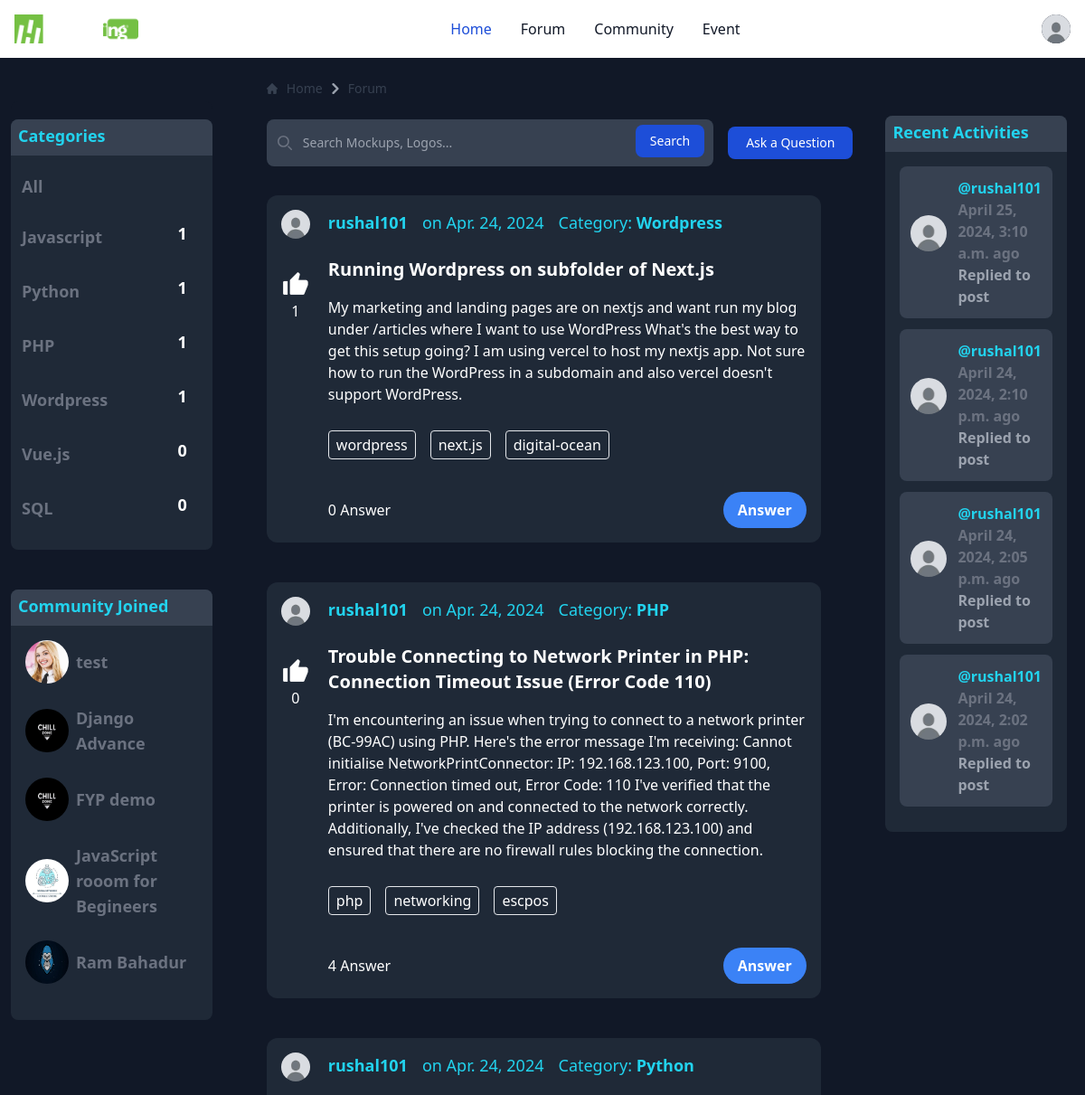
The app's page /forum/ (signed in, upper part), older data.
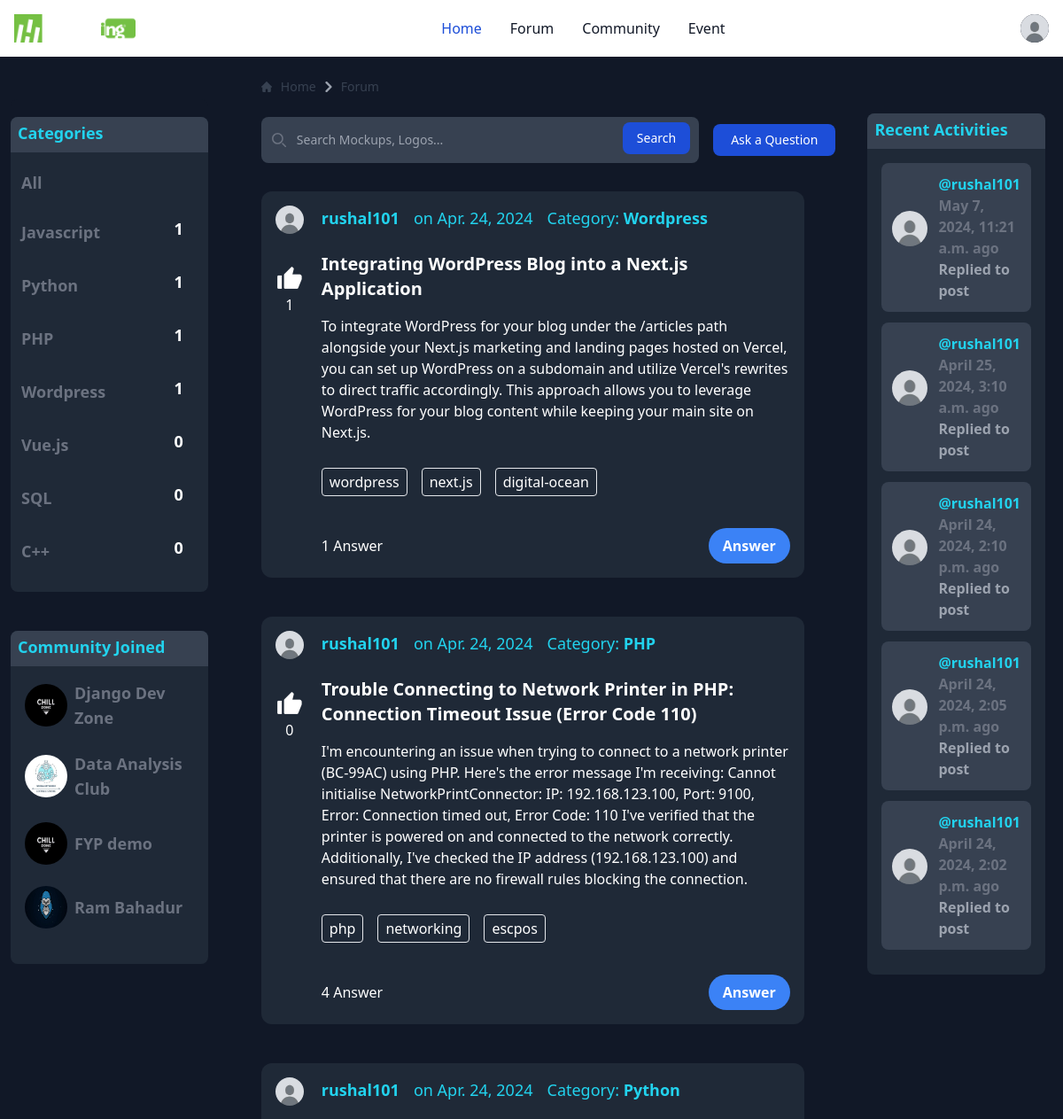
The same page, newer data.
### Forum/models.py (models this page shows, shortened)
class Category(models.Model):
    name = models.CharField(max_length=100)
    def total_questions(self):
        return self.question_set.count()
    class Meta:
        verbose_name_plural = "Categories"

class Question(models.Model):
    user = models.ForeignKey(User, on_delete=models.CASCADE)
    title = models.CharField(max_length=10000)
    content = models.TextField(null=True, blank=True)
    upvote = models.ManyToManyField(User, related_name="upvoted_questions", blank=True)
    date_created = models.DateTimeField(auto_now_add=True)
    category = models.ManyToManyField(Category)  # Change field name to 'category'
    tags = models.ManyToManyField('Tag', related_name='questions', blank=True)
    def total_likes(self):
        return self.upvote.count()

class Tag(models.Model):
    name = models.CharField(max_length=100)

class Comment(models.Model):
    question = models.ForeignKey(Question,on_delete = models.CASCADE , related_name="comment")
    user = models.ForeignKey(User, on_delete = models.CASCADE)
    content = models.TextField(null=True,blank=True)
    parent_comment = models.ForeignKey('self', on_delete=models.CASCADE, null=True, blank=True, related_name='replies')
    date_created = models.DateTimeField(default=timezone.now)
    upvote = models.ManyToManyField(User, related_name="upvoted_comments", blank=True)  # Upvote field for comments

### Community/models.py (models this page shows, shortened)
class Room(models.Model):
    host = models.ForeignKey(User, on_delete=models.SET_NULL, null=True)
    topic = models.ForeignKey(Topic, on_delete=models.SET_NULL, null=True)
    name = models.CharField(max_length=200)
    description = models.TextField(null=True, blank=True)
    participant = models.ManyToManyField(User, related_name='participants', blank=True)
    updated = models.DateTimeField(auto_now=True)
    created = models.DateTimeField(auto_now_add=True)
    image = models.ImageField(default="default.jpg", upload_to="server_profile")
    unique_id = models.CharField(max_length=6, default=uuid.uuid4().hex[:6], unique=True)
    class Meta:
        ordering = ['-updated', '-created']

### Account/models.py (models this page shows, shortened)
class Profile(models.Model):
    user = models.OneToOneField(User,on_delete=models.CASCADE)
    about = models.CharField(max_length=1000)
    image = models.ImageField(default="profile_pic/default.jpg", upload_to="profile_pic")

### Forum/views.py (the view)
# urls.py: path('', question_list_view, name="Questionlist"),
def question_list_view(request):
    queryset = Question.objects.order_by('-date_created')
    search_data = request.GET.get('search-area') or ""
    if search_data:
        queryset = queryset.filter(title__icontains=search_data)
    selected_category = request.GET.get('category')
    if selected_category:
        queryset = queryset.filter(category=selected_category)
    paginator = Paginator(queryset,10)
    page_number = request.GET.get('page')
    page_obj = paginator.get_page(page_number)
    comments = Comment.objects.order_by('-date_created')[:5]
    categories = Category.objects.all()
    user_rooms = Room.objects.filter(participant=request.user)
    context = {
        'questions': page_obj,
        'comments': comments,
        'categories': categories,
        'selected_category': selected_category,
        'user_rooms': user_rooms,
    }
    return render(request, 'Forum/forum.html', context)

### Forum/templates/Forum/forum.html (shortened to what the changed rows need)
{% extends 'Forum/base.html' %}
{% load static %}
{% block content %}
    <div class="flex">
        <div class="w-1/5 bg-gray-900 rounded-lg ml-3 mt-6">
            <div class="rounded-lg bg-gray-800 mt-5 h-auto flex flex-col">
                <div class="bg-gray-700 h-10 rounded-t-lg">
                    <div class="items-center ml-2 mt-1">
                        <h1 class="text-cyan-400 font-semibold text-lg">Categories</h1>
                    </div>
                </div>
                <div class="p-3">
                    <ul>
                        {% for category in categories %}
                        <li>
                            <a href="?category={{ category.id }}" class="{% if category.id == selected_category %}selected{% endif %} flex mb-4 text-lg justify-between items-center text-gray-500 transition duration-300 ease-in-out font-bold hover:text-blue-500">
                                <span class="mt-2 ">{{category.name}}</span>
                                <span
                                    class="bg-dark py-2 px-4 text-white font-semibold">{{category.total_questions}}</span>
                            </a>
                          </li>
                        {% endfor %}
                    </ul>
                </div>
            </div>
            <br>
            <div class="rounded-lg bg-gray-800 mt-5 h-auto flex flex-col">
                <div class="bg-gray-700 h-10 rounded-t-lg">
                    <div class="items-center ml-2 mt-1">
                        <h1 class="text-cyan-400 font-semibold text-lg">Community Joined</h1>
                    </div>
                </div>
                <div class="p-4">
                    <ul>
                        {% for room in user_rooms %}
                        <li>
                            <a href="{% url 'room' room.id %}"
                                class="flex  text-lg items-center text-gray-500 transition duration-300 ease-in-out font-bold hover:text-blue-500">
                                <img src="{{room.image.url}}"
                                    alt="Community 1 Logo" class="w-12 h-12 mr-2 rounded-full">
                                <span class="">{{room.name}}</span>
                            </a>
                            <br>
                        </li>
                        {% endfor %}
                    </ul>
                </div>
            </div>
        </div>
        <div class="w-3/5 bg-gray-900 ml-10">
            <br>
            <div class="tab-pane fade active show mt-8" id="recent-questions" role="tabpanel"
                aria-labelledby="recent-questions-tab">
                {% if questions %}
                {% for question in questions %}
                <div class="rounded-xl bg-gray-800 ml-5 w-11/12 mt-5 p-4 h-auto flex flex-col">
                    <div class="flex">
                        <div class="link-unlike flex-shrink-0 text-center mr-2">
                            <a href="">
                                <img src="{{ question.user.profile.image.url }}" alt="Image"
                                    class="mb-8 rounded-full h-8 w-8" />
                            </a>
                            <div class="donet-like-list text-white">
                                <button class="like-unlink-count like">
                                    <i class="ri-thumb-up-fill text-3xl mt-10"></i><br>
                                    <span>{{question.total_likes}}</span>
                                </button>
                            </div>
                            <br>
                        </div>
                        <div class="flex-grow-1 ms-3">
                            <ul class="graphic-design flex items-center space-x-4 text-cyan-400 text-lg">
                                <li>
                                    <a href="" class="font-semibold">{{question.user.username}}</a>
                                </li>
                                <li>
                                    <span>on {{ question.date_created|date:"M. j, Y" }}</span>
                                </li>
                                <li>
                                    <span>Category:</span>
                                    {% for category in question.category.all %}
                                        <a href="" class="graphic font-semibold">
                                            {{ category.name }}
                                        </a>
                                    {% endfor %}
                                </li>
                            </ul>
                            <br>
                            <h3 class="font-semibold text-xl mb-4 text-white">
                                <a href="{% url 'Questiondetail' question.id %}">
                                    {{question.title}}
                                </a>
                            </h3>
                            {% if question.content|wordcount <= 100 %} <p class="mb-8 text-white">{{ question.content }}
                                </p>
                                {% endif %}
                                <ul class="tag-list flex space-x-4 mb-4">
                                    {% for tag in question.tags.all %}
                                    <li>
                                        <span class="border px-2 py-1 rounded text-white">{{ tag.name }}</span>
                                    </li>
                                    {% endfor %}
                                </ul>
                                <br>
                                <div class="flex justify-between items-center text-white">
                                    <ul class="anser-list flex space-x-10">
                                        <li>
                                            <a href="most-answered.html"> {{question.comment.count}} Answer </a>
                                        </li>
                                    </ul>
                                    <a href="{% url 'Questiondetail' question.id %}"
                                        class="bg-blue-500 hover:bg-blue-600 text-white font-bold py-2 px-4 rounded-full inline-block transition duration-300 ">
                                        Answer
                                    </a>
                                </div>
                        </div>
                    </div>
                </div>
                <br>
                {% endfor %}
                {% else %}
                <p class="text-white">No questions found matching your search criteria.</p>
                {% endif %}
            </div>
        </div>
        <div class="w-1/5 bg-gray-900 mr-5 mt-5">
            <div class="rounded-lg bg-gray-800 ml-9 mt-5 h-auto flex flex-col">
                <div class="bg-gray-700 h-10 rounded-t-lg">
                    <div class="items-center ml-2 mt-1">
                        <h1 class="text-cyan-400 font-semibold text-lg">Recent Activities</h1>
                    </div>
                </div>
                <div class="p-4">
                    {% for comment in comments %}
                    <div class="bg-gray-700 rounded-lg p-3 mb-3">
                        <div class="flex items-center">
                            <div
                                class="w-10 h-10 rounded-full flex-shrink-0 flex justify-center items-center mr-3 mb-5">
                                <img src="{{comment.user.profile.image.url}}" alt="User Image"
                                    class="w-full h-full rounded-full">
                            </div>
                            <div>
                                <span class="text-cyan-400 font-semibold">@{{comment.user.username}}</span><br>
                                <span class="text-gray-500 font-semibold">{{comment.date_created}} ago</span><br>
                                <span class="text-gray-400 font-semibold"><a
                                        href="{% url 'Questiondetail' comment.question.id %}">Replied to post</a></span>
                            </div>
                        </div>
                    </div>
                    {% endfor %}
                </div>
            </div>
        </div>
    </div>
{% endblock %}

Row changes from the older to the newer data that the page shows:
removed Room: image (picture), name "test"
removed Room: image (picture), name "JavaScript rooom for Begineers"
added Category: name "C++", total_questions "0", shown under "Categories"
changed Room: name "Django Advance" → "Django Dev Zone"
added Room: image (picture), name "Data Analysis Club"
changed Question: title "Running Wordpress on subfolder of Next.js" → "Integrating WordPress Blog into a Next.js Application"; content "My marketing and landing pages are on nextjs and want run my blog under /articles where I want to use WordPress What's the best way to get this setup going? I am using vercel to host my nextjs app. Not sure how to run the WordPress in a subdomain and also vercel doesn't support WordPress." → "To integrate WordPress for your blog under the /articles path alongside your Next.js marketing and landing pages hosted on Vercel, you can set up WordPress on a subdomain and utilize Vercel's rewrites to direct traffic accordingly. This approach allows you to leverage WordPress for your blog content while keeping your main site on Next.js."; comment.count "0" → "1"
added Comment: user.profile.image (placeholder picture), user.username "rushal101", date_created "May 7, 2024, 11:21 a.m."
